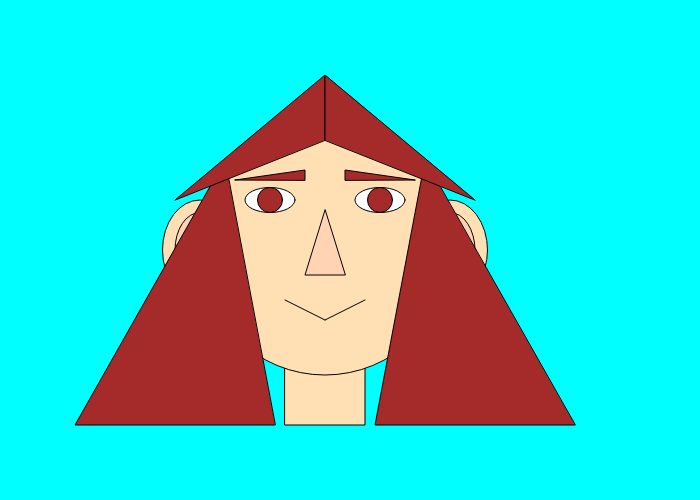
Frame 1 (no input)
Frame 60 (no input): identical to frame 1, image omitted
Frame 120 (the mouse pressed at the canvas centre since frame 60): identical to frame 1, image omitted

The p5.js sketch that drew this single still picture (run headless with seeded random() and noise() and a simulated clock; from frame 60 on, the mouse is pressed at the canvas centre):

// p5.js sketch
// ── sketch.js
 function setup() {
   createCanvas(700,500);
}

let PupilDiameter = 25

 function draw() {
            background('aqua') //background
   //ears
            fill("#ffdfb4");
            stroke("black")
            ellipse(200, 250, 75, 100);
            ellipse(450, 250, 75, 100);
            fill("#ffd3b4")
            ellipse(200, 250, 50, 75);
            ellipse(450, 250, 50, 75);
   //neck
            fill("#ffdfb4");
            rect(285, 325, 80, 100);
   //face
            fill("#ffdfb4");
            stroke("black")
            ellipse(325, 250, 250, 250);
   //eyes
            fill("white");
            stroke("black")
            ellipse(380, 200, 50, 25);
            ellipse(270, 200, 50, 25);
   //eyebrows
           fill ("brown")
           triangle(235, 180, 305, 170, 305, 180);
           triangle(415, 180, 345, 170, 345, 180);
   //pupils
            fill ('brown')
            ellipse(380, 200, PupilDiameter);
            ellipse(270, 200, PupilDiameter);
   //nose
            fill ("#ffd3b4")
            triangle(325, 210, 305, 275, 345, 275);
   //mouth
            stroke("black")
            strokeWeight(1)
            line(325, 320, 285, 300)
            line(325, 320, 365, 300)
   
  //hair
           fill ("brown")
           triangle(225, 160, 75, 425, 275, 425);
           triangle(425, 160, 375, 425, 575, 425);
           triangle(175, 200, 325, 75, 325, 140);
           triangle(475, 200, 325, 75, 325, 140);
   
        }
// ── style.css
/*body*/
body {
	background-color: aquamarine;
	color: red;
	font-family: Comic Sans, monospace;
}

ul {
	margin: 0;
	padding: 0;
}

li {
	list-style: none;
}

a {
	color: blue;
}

/*hover*/

a:hover {
	color:orangered;
}

/*containers*/

#container {
	min-width: 320px;
	max-width: 960px;
	margin: 0 auto;
}

#header {
	display: flex;
	justify-content: space-between;
	align-items: baseline;
}

/*headers*/

#header ul {
	display: flex;
}

#header li {
	margin-left: 1em
}

#header a {
	font-size: 1.5em;
}

#portfolio {
	display: grid;
	grid-template-columns: 1fr 1fr 1fr;
	grid-gap: 1em;
}

.project {
	border: 2px solid orangered;
	padding: 1em;
	background-color: transparent;
}
